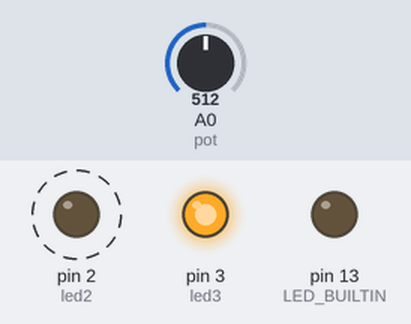
A sketch run on a simulated Arduino Uno, built with avr-gcc and run on an emulated ATmega328P. Parts: output pins drawn as LEDs (lit = HIGH). Dashed ring = blinking. The test bench sets the inputs (shaded band); at power-on: A0 (pot) = 512.

Above: at 1.8 s.
1.9 s: A0 (pot) set to 0
3.6 s: A0 (pot) set to 122
At 3.78 s:
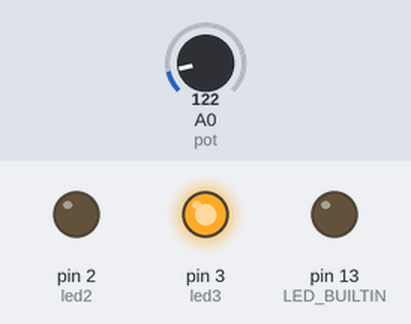
At 4.14 s:
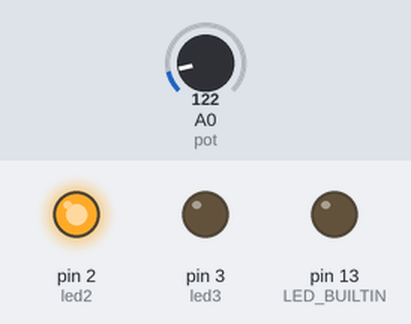
Timing chart, 0 to 13.1 s (numbered marks = the images above; inputs shaded):
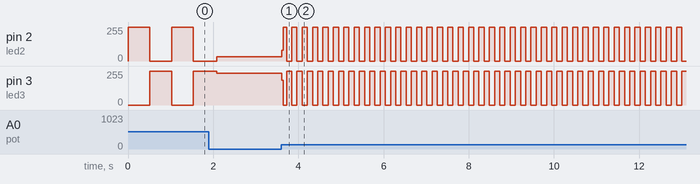

The sketch:

_2led.ino
```cpp
int led2=2;
int led3=3;
int pot=0;

void setup() {
  // initialize digital pin LED_BUILTIN as an output.
  pinMode(LED_BUILTIN, OUTPUT);
  pinMode(led2,OUTPUT);
  pinMode(led3,OUTPUT);

}


void loop() {
/*  digitalWrite(LED_BUILTIN, HIGH);
  delay(10);
  digitalWrite(LED_BUILTIN, LOW);
  delay(1000);    */

  int  dl=analogRead(pot);
   digitalWrite(led2,HIGH);
   digitalWrite(led3,LOW);
   delay(dl);

   digitalWrite(led3,HIGH);
   digitalWrite(led2,LOW);
   delay(dl);


}
```

Measured:
- after the input at 3.6 s, pin 2 (led2): 32/255 → 81/255 at once, then moves between 0/255 and 255/255, repeating every 0.24 s; pin 3 (led3): 238/255 → 186/255 at once, then moves between 0/255 and 255/255, repeating every 0.24 s
- by itself, pin 2 (led2): alternates 255/255 for 0.51 s and 0/255 for 0.51 s
